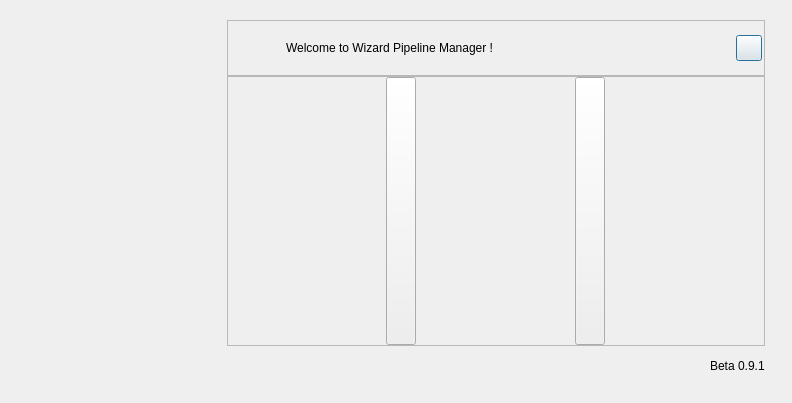
<?xml version="1.0" encoding="UTF-8"?>
<ui version="4.0">
 <class>Dialog</class>
 <widget class="QDialog" name="Dialog">
  <property name="geometry">
   <rect>
    <x>0</x>
    <y>0</y>
    <width>792</width>
    <height>403</height>
   </rect>
  </property>
  <property name="minimumSize">
   <size>
    <width>792</width>
    <height>403</height>
   </size>
  </property>
  <property name="maximumSize">
   <size>
    <width>792</width>
    <height>403</height>
   </size>
  </property>
  <property name="windowTitle">
   <string>Dialog</string>
  </property>
  <layout class="QVBoxLayout" name="verticalLayout_2">
   <item>
    <widget class="QFrame" name="welcome_main_frame">
     <property name="minimumSize">
      <size>
       <width>0</width>
       <height>381</height>
      </size>
     </property>
     <property name="maximumSize">
      <size>
       <width>16777215</width>
       <height>381</height>
      </size>
     </property>
     <layout class="QHBoxLayout" name="horizontalLayout">
      <property name="spacing">
       <number>0</number>
      </property>
      <property name="leftMargin">
       <number>1</number>
      </property>
      <property name="topMargin">
       <number>1</number>
      </property>
      <property name="rightMargin">
       <number>1</number>
      </property>
      <property name="bottomMargin">
       <number>1</number>
      </property>
      <item>
       <widget class="QLabel" name="welcome_image_label">
        <property name="minimumSize">
         <size>
          <width>200</width>
          <height>381</height>
         </size>
        </property>
        <property name="maximumSize">
         <size>
          <width>200</width>
          <height>381</height>
         </size>
        </property>
        <property name="text">
         <string/>
        </property>
       </widget>
      </item>
      <item>
       <layout class="QVBoxLayout" name="verticalLayout">
        <property name="spacing">
         <number>0</number>
        </property>
        <property name="leftMargin">
         <number>15</number>
        </property>
        <property name="topMargin">
         <number>8</number>
        </property>
        <property name="rightMargin">
         <number>15</number>
        </property>
        <property name="bottomMargin">
         <number>15</number>
        </property>
        <item>
         <widget class="QFrame" name="frame">
          <property name="sizePolicy">
           <sizepolicy hsizetype="Preferred" vsizetype="Fixed">
            <horstretch>0</horstretch>
            <verstretch>0</verstretch>
           </sizepolicy>
          </property>
          <property name="frameShape">
           <enum>QFrame::StyledPanel</enum>
          </property>
          <property name="frameShadow">
           <enum>QFrame::Raised</enum>
          </property>
          <layout class="QHBoxLayout" name="horizontalLayout_2">
           <property name="leftMargin">
            <number>2</number>
           </property>
           <property name="topMargin">
            <number>2</number>
           </property>
           <property name="rightMargin">
            <number>2</number>
           </property>
           <property name="bottomMargin">
            <number>2</number>
           </property>
           <item>
            <widget class="QLabel" name="welcome_wizard_logo_label">
             <property name="minimumSize">
              <size>
               <width>50</width>
               <height>50</height>
              </size>
             </property>
             <property name="maximumSize">
              <size>
               <width>50</width>
               <height>50</height>
              </size>
             </property>
             <property name="text">
              <string/>
             </property>
             <property name="alignment">
              <set>Qt::AlignCenter</set>
             </property>
            </widget>
           </item>
           <item>
            <widget class="QLabel" name="label">
             <property name="sizePolicy">
              <sizepolicy hsizetype="Preferred" vsizetype="Fixed">
               <horstretch>0</horstretch>
               <verstretch>0</verstretch>
              </sizepolicy>
             </property>
             <property name="text">
              <string>Welcome to Wizard Pipeline Manager !</string>
             </property>
             <property name="alignment">
              <set>Qt::AlignLeading|Qt::AlignLeft|Qt::AlignVCenter</set>
             </property>
            </widget>
           </item>
           <item>
            <widget class="QPushButton" name="close_pushButton">
             <property name="minimumSize">
              <size>
               <width>26</width>
               <height>26</height>
              </size>
             </property>
             <property name="maximumSize">
              <size>
               <width>26</width>
               <height>26</height>
              </size>
             </property>
             <property name="text">
              <string/>
             </property>
             <property name="iconSize">
              <size>
               <width>11</width>
               <height>11</height>
              </size>
             </property>
            </widget>
           </item>
          </layout>
         </widget>
        </item>
        <item>
         <widget class="QFrame" name="welcome_stacked_widget_frame">
          <property name="frameShape">
           <enum>QFrame::StyledPanel</enum>
          </property>
          <property name="frameShadow">
           <enum>QFrame::Raised</enum>
          </property>
          <layout class="QHBoxLayout" name="horizontalLayout_3">
           <property name="spacing">
            <number>1</number>
           </property>
           <property name="leftMargin">
            <number>0</number>
           </property>
           <property name="topMargin">
            <number>0</number>
           </property>
           <property name="rightMargin">
            <number>0</number>
           </property>
           <property name="bottomMargin">
            <number>0</number>
           </property>
           <item>
            <widget class="QPushButton" name="welcome_left_pushButton">
             <property name="sizePolicy">
              <sizepolicy hsizetype="Minimum" vsizetype="Expanding">
               <horstretch>0</horstretch>
               <verstretch>0</verstretch>
              </sizepolicy>
             </property>
             <property name="minimumSize">
              <size>
               <width>30</width>
               <height>0</height>
              </size>
             </property>
             <property name="maximumSize">
              <size>
               <width>30</width>
               <height>16777215</height>
              </size>
             </property>
             <property name="text">
              <string/>
             </property>
            </widget>
           </item>
           <item>
            <layout class="QHBoxLayout" name="welcome_main_widget_layout"/>
           </item>
           <item>
            <widget class="QPushButton" name="welcome_right_pushButton">
             <property name="sizePolicy">
              <sizepolicy hsizetype="Minimum" vsizetype="Expanding">
               <horstretch>0</horstretch>
               <verstretch>0</verstretch>
              </sizepolicy>
             </property>
             <property name="minimumSize">
              <size>
               <width>30</width>
               <height>0</height>
              </size>
             </property>
             <property name="maximumSize">
              <size>
               <width>30</width>
               <height>16777215</height>
              </size>
             </property>
             <property name="text">
              <string/>
             </property>
            </widget>
           </item>
          </layout>
         </widget>
        </item>
        <item>
         <spacer name="verticalSpacer">
          <property name="orientation">
           <enum>Qt::Vertical</enum>
          </property>
          <property name="sizeType">
           <enum>QSizePolicy::Fixed</enum>
          </property>
          <property name="sizeHint" stdset="0">
           <size>
            <width>20</width>
            <height>10</height>
           </size>
          </property>
         </spacer>
        </item>
        <item>
         <layout class="QHBoxLayout" name="horizontalLayout_7">
          <property name="topMargin">
           <number>0</number>
          </property>
          <item>
           <spacer name="horizontalSpacer_2">
            <property name="orientation">
             <enum>Qt::Horizontal</enum>
            </property>
            <property name="sizeType">
             <enum>QSizePolicy::Fixed</enum>
            </property>
            <property name="sizeHint" stdset="0">
             <size>
              <width>5</width>
              <height>20</height>
             </size>
            </property>
           </spacer>
          </item>
          <item>
           <spacer name="horizontalSpacer_3">
            <property name="orientation">
             <enum>Qt::Horizontal</enum>
            </property>
            <property name="sizeHint" stdset="0">
             <size>
              <width>40</width>
              <height>20</height>
             </size>
            </property>
           </spacer>
          </item>
          <item>
           <widget class="QLabel" name="welcome_version_label">
            <property name="text">
             <string>Beta 0.9.1</string>
            </property>
           </widget>
          </item>
         </layout>
        </item>
       </layout>
      </item>
     </layout>
    </widget>
   </item>
  </layout>
 </widget>
 <resources/>
 <connections>
  <connection>
   <sender>close_pushButton</sender>
   <signal>clicked()</signal>
   <receiver>Dialog</receiver>
   <slot>reject()</slot>
   <hints>
    <hint type="sourcelabel">
     <x>748</x>
     <y>47</y>
    </hint>
    <hint type="destinationlabel">
     <x>395</x>
     <y>201</y>
    </hint>
   </hints>
  </connection>
 </connections>
</ui>
